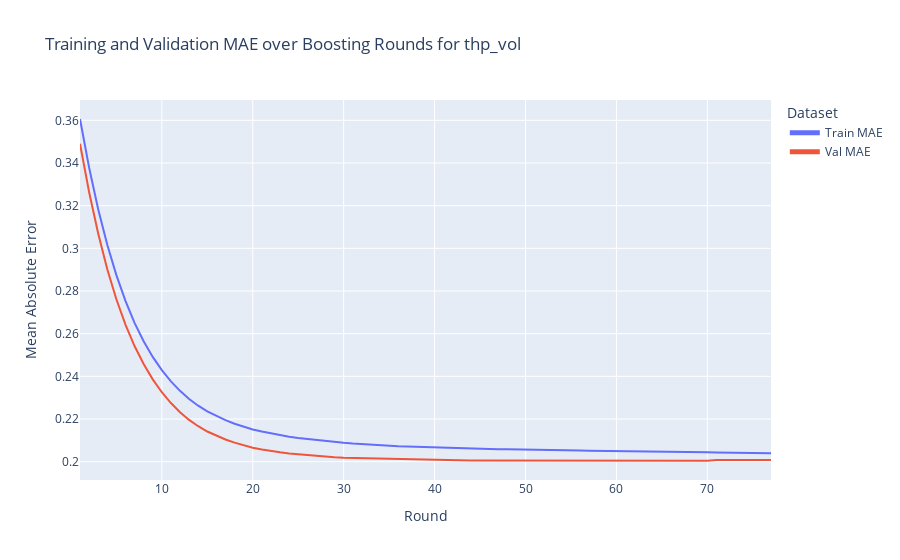
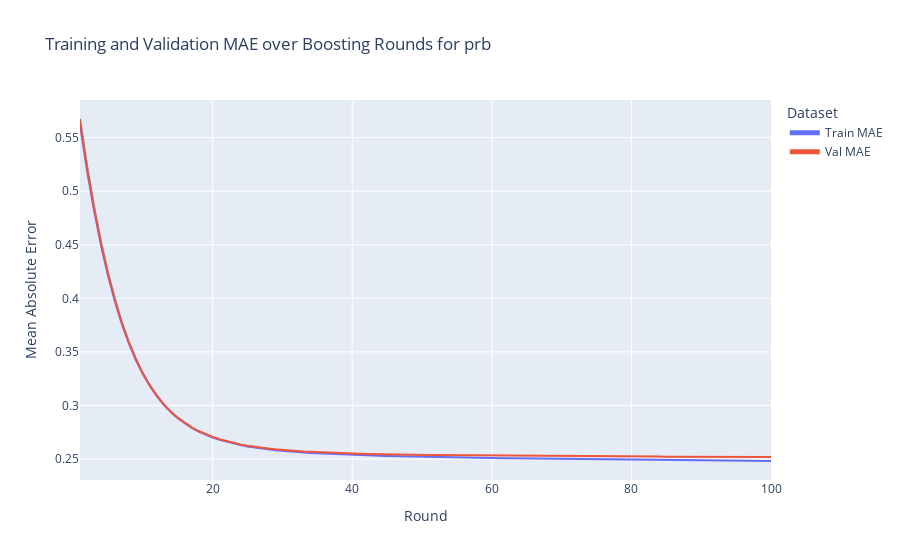
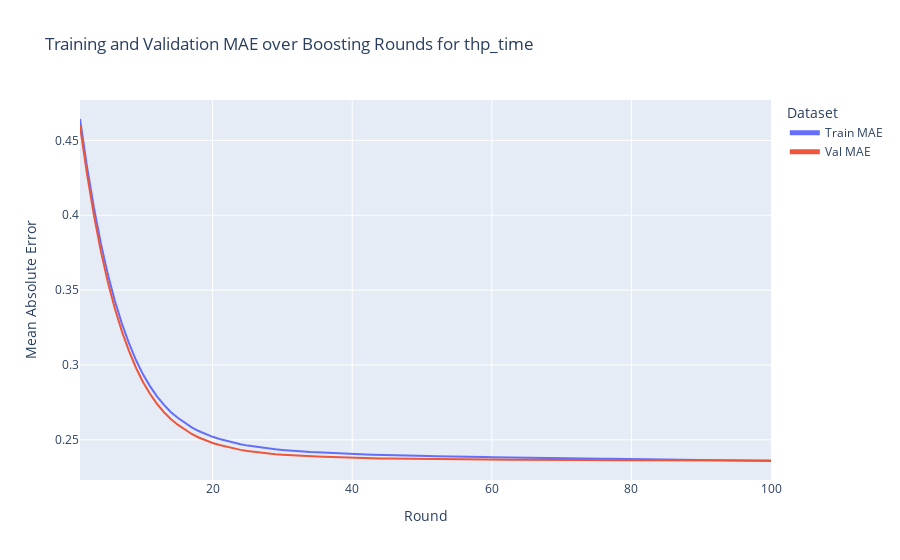
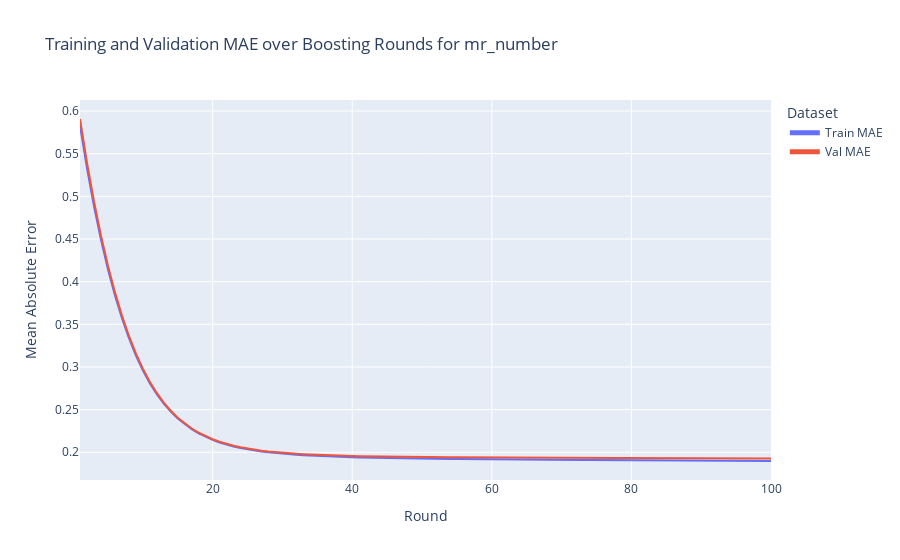

The code cell stored with these charts, in order, in its notebook:
### Markdown cell above
## Evaluation and Logging

### Code cell
# %%
# Iterate through each model in models
for target, target_model in models.items():
    print(f"Processing target: {target}")

    # Predict
    train_preds = target_model.predict(X_train.to_pandas())
    val_preds = target_model.predict(X_val.to_pandas())

    # Compute MAE values
    train_mae = mean_absolute_error(y_train[target].to_pandas(), train_preds)
    val_mae = mean_absolute_error(y_val[target].to_pandas(), val_preds)

    # Log the best score to wandb
    # XGBoost does not have best_iteration attribute in scikit-learn API
    evals_result = target_model.evals_result()
    best_iteration = len(evals_result['validation_0']['mae'])  # Last iteration
    best_val_mae = evals_result['validation_1']['mae'][-1]
    best_train_mae = evals_result['validation_0']['mae'][-1]

    wandb.log({
        f'{target}_best_val_mae': best_val_mae, 
        f'{target}_best_round': best_iteration, 
        f'{target}_best_train_mae': best_train_mae
    })

    # Convert evaluation results to a DataFrame
    eval_df = pl.DataFrame({
        'Round': list(range(1, len(evals_result['validation_0']['mae']) + 1)),
        'Train MAE': evals_result['validation_0']['mae'],
        'Val MAE': evals_result['validation_1']['mae']
    })

    # Log eval_df to wandb
    wandb.log({f'{target}_eval_df': wandb.Table(data=eval_df.to_pandas())})

    # Plot the results using Plotly
    fig = px.line(
        eval_df.to_pandas(), 
        x='Round', 
        y=['Train MAE', 'Val MAE'],
        labels={'value': 'Mean Absolute Error'}, 
        title=f'Training and Validation MAE over Boosting Rounds for {target}'
    )
    
    fig.update_layout(
        legend=dict(
            title='Dataset',
            itemsizing='constant'
        )
    )

    # Log the plot to wandb
    wandb.log({f"{target}_MAE_Plot": fig})

    # Optionally, display the plot
    fig.show()

    print(f"Best Val MAE for {target}: {best_val_mae}")
    print(f"Round: {best_iteration}")

### Figure 1 — Plotly figure (JSON) as saved in the notebook; plotly's stock layout.template omitted (floating-point values rounded to 4 significant figures)
{"data": [{"hovertemplate": "variable=Train MAE<br>Round=%{x}<br>Mean Absolute Error=%{y}<extra></extra>", "legendgroup": "Train MAE", "line": {"color": "#636efa", "dash": "solid"}, "marker": {"symbol": "circle"}, "mode": "lines", "name": "Train MAE", "orientation": "v", "showlegend": true, "type": "scatter", "x": [1, 2, 3, 4, 5, 6, 7, 8, 9, 10, 11, 12, 13, 14, 15, 16, 17, 18, 19, 20, 21, 22, 23, 24, 25, 26, 27, 28, 29, 30, 31, 32, 33, 34, 35, 36, 37, 38, 39, 40, 41, 42, 43, 44, 45, 46, 47, 48, 49, 50, 51, 52, 53, 54, 55, 56, 57, 58, 59, 60, 61, 62, 63, 64, 65, 66, 67, 68, 69, 70, 71, 72, 73, 74, 75, 76, 77], "xaxis": "x", "y": [0.3606, 0.3379, 0.3183, 0.3016, 0.2874, 0.2754, 0.2651, 0.2564, 0.2491, 0.2429, 0.2376, 0.2332, 0.2294, 0.2262, 0.2236, 0.2214, 0.2194, 0.2178, 0.2164, 0.2151, 0.2141, 0.2132, 0.2125, 0.2117, 0.2111, 0.2106, 0.2101, 0.2096, 0.2092, 0.2088, 0.2085, 0.2082, 0.2079, 0.2077, 0.2075, 0.2072, 0.2071, 0.207, 0.2068, 0.2067, 0.2066, 0.2064, 0.2062, 0.2061, 0.206, 0.206, 0.2059, 0.2058, 0.2057, 0.2056, 0.2055, 0.2054, 0.2054, 0.2053, 0.2053, 0.2052, 0.2052, 0.2051, 0.2051, 0.205, 0.2049, 0.2048, 0.2048, 0.2047, 0.2047, 0.2046, 0.2046, 0.2046, 0.2045, 0.2045, 0.2043, 0.2042, 0.2042, 0.2041, 0.2041, 0.204, 0.204], "yaxis": "y"}, {"hovertemplate": "variable=Val MAE<br>Round=%{x}<br>Mean Absolute Error=%{y}<extra></extra>", "legendgroup": "Val MAE", "line": {"color": "#EF553B", "dash": "solid"}, "marker": {"symbol": "circle"}, "mode": "lines", "name": "Val MAE", "orientation": "v", "showlegend": true, "type": "scatter", "x": [1, 2, 3, 4, 5, 6, 7, 8, 9, 10, 11, 12, 13, 14, 15, 16, 17, 18, 19, 20, 21, 22, 23, 24, 25, 26, 27, 28, 29, 30, 31, 32, 33, 34, 35, 36, 37, 38, 39, 40, 41, 42, 43, 44, 45, 46, 47, 48, 49, 50, 51, 52, 53, 54, 55, 56, 57, 58, 59, 60, 61, 62, 63, 64, 65, 66, 67, 68, 69, 70, 71, 72, 73, 74, 75, 76, 77], "xaxis": "x", "y": [0.349, 0.3264, 0.3069, 0.2902, 0.2761, 0.2643, 0.2542, 0.2458, 0.2386, 0.2326, 0.2275, 0.2232, 0.2196, 0.2166, 0.2141, 0.2121, 0.2104, 0.2089, 0.2077, 0.2066, 0.2058, 0.205, 0.2044, 0.2039, 0.2034, 0.203, 0.2027, 0.2024, 0.2021, 0.2019, 0.2018, 0.2016, 0.2015, 0.2013, 0.2012, 0.2011, 0.201, 0.2009, 0.2008, 0.2007, 0.2008, 0.2007, 0.2007, 0.2006, 0.2006, 0.2006, 0.2006, 0.2005, 0.2005, 0.2005, 0.2005, 0.2005, 0.2004, 0.2005, 0.2005, 0.2004, 0.2004, 0.2004, 0.2004, 0.2003, 0.2004, 0.2004, 0.2004, 0.2004, 0.2003, 0.2003, 0.2003, 0.2004, 0.2004, 0.2004, 0.2008, 0.2008, 0.2008, 0.2008, 0.2008, 0.2008, 0.2008], "yaxis": "y"}], "layout": {"legend": {"itemsizing": "constant", "title": {"text": "Dataset"}, "tracegroupgap": 0}, "title": {"text": "Training and Validation MAE over Boosting Rounds for thp_vol"}, "xaxis": {"anchor": "y", "domain": [0, 1], "title": {"text": "Round"}}, "yaxis": {"anchor": "x", "domain": [0, 1], "title": {"text": "Mean Absolute Error"}}}}

### Figure 2 — Plotly figure (JSON) as saved in the notebook; plotly's stock layout.template omitted (floating-point values rounded to 4 significant figures)
{"data": [{"hovertemplate": "variable=Train MAE<br>Round=%{x}<br>Mean Absolute Error=%{y}<extra></extra>", "legendgroup": "Train MAE", "line": {"color": "#636efa", "dash": "solid"}, "marker": {"symbol": "circle"}, "mode": "lines", "name": "Train MAE", "orientation": "v", "showlegend": true, "type": "scatter", "x": [1, 2, 3, 4, 5, 6, 7, 8, 9, 10, 11, 12, 13, 14, 15, 16, 17, 18, 19, 20, 21, 22, 23, 24, 25, 26, 27, 28, 29, 30, 31, 32, 33, 34, 35, 36, 37, 38, 39, 40, 41, 42, 43, 44, 45, 46, 47, 48, 49, 50, 51, 52, 53, 54, 55, 56, 57, 58, 59, 60, 61, 62, 63, 64, 65, 66, 67, 68, 69, 70, 71, 72, 73, 74, 75, 76, 77, 78, 79, 80, 81, 82, 83, 84, 85, 86, 87, 88, 89, 90, 91, 92, 93, 94, 95, 96, 97, 98, 99, 100], "xaxis": "x", "y": [0.5619, 0.5195, 0.4823, 0.4498, 0.4215, 0.3971, 0.376, 0.358, 0.3425, 0.3293, 0.3181, 0.3087, 0.3006, 0.2939, 0.2882, 0.2833, 0.2792, 0.2757, 0.2727, 0.2702, 0.268, 0.2661, 0.2645, 0.2631, 0.2618, 0.2608, 0.2599, 0.2591, 0.2583, 0.2577, 0.2571, 0.2566, 0.2562, 0.2558, 0.2554, 0.2551, 0.2547, 0.2544, 0.2542, 0.2539, 0.2537, 0.2535, 0.2533, 0.2531, 0.2529, 0.2527, 0.2526, 0.2524, 0.2523, 0.2522, 0.252, 0.2519, 0.2518, 0.2517, 0.2516, 0.2515, 0.2514, 0.2513, 0.2512, 0.2511, 0.251, 0.2509, 0.2508, 0.2507, 0.2506, 0.2505, 0.2504, 0.2503, 0.2502, 0.2502, 0.2501, 0.25, 0.2499, 0.2498, 0.2497, 0.2497, 0.2496, 0.2495, 0.2495, 0.2494, 0.2493, 0.2492, 0.2492, 0.2491, 0.2491, 0.249, 0.2489, 0.2489, 0.2488, 0.2487, 0.2487, 0.2486, 0.2486, 0.2485, 0.2484, 0.2484, 0.2484, 0.2483, 0.2483, 0.2482], "yaxis": "y"}, {"hovertemplate": "variable=Val MAE<br>Round=%{x}<br>Mean Absolute Error=%{y}<extra></extra>", "legendgroup": "Val MAE", "line": {"color": "#EF553B", "dash": "solid"}, "marker": {"symbol": "circle"}, "mode": "lines", "name": "Val MAE", "orientation": "v", "showlegend": true, "type": "scatter", "x": [1, 2, 3, 4, 5, 6, 7, 8, 9, 10, 11, 12, 13, 14, 15, 16, 17, 18, 19, 20, 21, 22, 23, 24, 25, 26, 27, 28, 29, 30, 31, 32, 33, 34, 35, 36, 37, 38, 39, 40, 41, 42, 43, 44, 45, 46, 47, 48, 49, 50, 51, 52, 53, 54, 55, 56, 57, 58, 59, 60, 61, 62, 63, 64, 65, 66, 67, 68, 69, 70, 71, 72, 73, 74, 75, 76, 77, 78, 79, 80, 81, 82, 83, 84, 85, 86, 87, 88, 89, 90, 91, 92, 93, 94, 95, 96, 97, 98, 99, 100], "xaxis": "x", "y": [0.5673, 0.5241, 0.4861, 0.453, 0.4242, 0.3993, 0.3777, 0.3594, 0.3436, 0.3302, 0.319, 0.3094, 0.3013, 0.2945, 0.2888, 0.2838, 0.2797, 0.2762, 0.2732, 0.2707, 0.2685, 0.2667, 0.265, 0.2636, 0.2624, 0.2614, 0.2606, 0.2598, 0.2591, 0.2585, 0.258, 0.2575, 0.2571, 0.2568, 0.2565, 0.2562, 0.2559, 0.2556, 0.2554, 0.2552, 0.255, 0.2549, 0.2547, 0.2545, 0.2544, 0.2543, 0.2542, 0.2541, 0.254, 0.2539, 0.2538, 0.2538, 0.2537, 0.2536, 0.2536, 0.2535, 0.2534, 0.2534, 0.2533, 0.2533, 0.2532, 0.2531, 0.2531, 0.2531, 0.253, 0.2529, 0.2529, 0.2529, 0.2528, 0.2528, 0.2527, 0.2526, 0.2526, 0.2526, 0.2526, 0.2526, 0.2525, 0.2525, 0.2525, 0.2524, 0.2524, 0.2524, 0.2524, 0.2523, 0.2523, 0.2523, 0.2522, 0.2522, 0.2522, 0.2522, 0.2521, 0.2521, 0.2521, 0.2521, 0.2521, 0.252, 0.252, 0.252, 0.252, 0.252], "yaxis": "y"}], "layout": {"legend": {"itemsizing": "constant", "title": {"text": "Dataset"}, "tracegroupgap": 0}, "title": {"text": "Training and Validation MAE over Boosting Rounds for prb"}, "xaxis": {"anchor": "y", "domain": [0, 1], "title": {"text": "Round"}}, "yaxis": {"anchor": "x", "domain": [0, 1], "title": {"text": "Mean Absolute Error"}}}}

### Figure 3 — Plotly figure (JSON) as saved in the notebook; plotly's stock layout.template omitted (floating-point values rounded to 4 significant figures)
{"data": [{"hovertemplate": "variable=Train MAE<br>Round=%{x}<br>Mean Absolute Error=%{y}<extra></extra>", "legendgroup": "Train MAE", "line": {"color": "#636efa", "dash": "solid"}, "marker": {"symbol": "circle"}, "mode": "lines", "name": "Train MAE", "orientation": "v", "showlegend": true, "type": "scatter", "x": [1, 2, 3, 4, 5, 6, 7, 8, 9, 10, 11, 12, 13, 14, 15, 16, 17, 18, 19, 20, 21, 22, 23, 24, 25, 26, 27, 28, 29, 30, 31, 32, 33, 34, 35, 36, 37, 38, 39, 40, 41, 42, 43, 44, 45, 46, 47, 48, 49, 50, 51, 52, 53, 54, 55, 56, 57, 58, 59, 60, 61, 62, 63, 64, 65, 66, 67, 68, 69, 70, 71, 72, 73, 74, 75, 76, 77, 78, 79, 80, 81, 82, 83, 84, 85, 86, 87, 88, 89, 90, 91, 92, 93, 94, 95, 96, 97, 98, 99, 100], "xaxis": "x", "y": [0.4643, 0.4326, 0.405, 0.381, 0.3604, 0.3428, 0.3276, 0.3148, 0.3035, 0.2939, 0.2861, 0.2792, 0.2735, 0.2687, 0.2647, 0.2613, 0.2584, 0.2559, 0.2538, 0.252, 0.2506, 0.2492, 0.2481, 0.247, 0.2461, 0.2454, 0.2448, 0.2442, 0.2437, 0.2433, 0.2428, 0.2425, 0.2422, 0.2419, 0.2416, 0.2414, 0.2411, 0.241, 0.2408, 0.2406, 0.2404, 0.2402, 0.2401, 0.2399, 0.2398, 0.2397, 0.2396, 0.2395, 0.2394, 0.2393, 0.2392, 0.2391, 0.239, 0.2389, 0.2388, 0.2388, 0.2387, 0.2386, 0.2385, 0.2384, 0.2383, 0.2383, 0.2383, 0.2382, 0.2381, 0.2381, 0.238, 0.2379, 0.2378, 0.2378, 0.2376, 0.2376, 0.2375, 0.2375, 0.2374, 0.2373, 0.2373, 0.2372, 0.2372, 0.2371, 0.237, 0.2369, 0.2369, 0.2369, 0.2368, 0.2367, 0.2367, 0.2366, 0.2365, 0.2365, 0.2364, 0.2363, 0.2362, 0.2362, 0.2361, 0.236, 0.236, 0.2359, 0.2359, 0.2359], "yaxis": "y"}, {"hovertemplate": "variable=Val MAE<br>Round=%{x}<br>Mean Absolute Error=%{y}<extra></extra>", "legendgroup": "Val MAE", "line": {"color": "#EF553B", "dash": "solid"}, "marker": {"symbol": "circle"}, "mode": "lines", "name": "Val MAE", "orientation": "v", "showlegend": true, "type": "scatter", "x": [1, 2, 3, 4, 5, 6, 7, 8, 9, 10, 11, 12, 13, 14, 15, 16, 17, 18, 19, 20, 21, 22, 23, 24, 25, 26, 27, 28, 29, 30, 31, 32, 33, 34, 35, 36, 37, 38, 39, 40, 41, 42, 43, 44, 45, 46, 47, 48, 49, 50, 51, 52, 53, 54, 55, 56, 57, 58, 59, 60, 61, 62, 63, 64, 65, 66, 67, 68, 69, 70, 71, 72, 73, 74, 75, 76, 77, 78, 79, 80, 81, 82, 83, 84, 85, 86, 87, 88, 89, 90, 91, 92, 93, 94, 95, 96, 97, 98, 99, 100], "xaxis": "x", "y": [0.4597, 0.4277, 0.3999, 0.3758, 0.3551, 0.3376, 0.3224, 0.3096, 0.2983, 0.2888, 0.281, 0.2742, 0.2686, 0.2639, 0.2601, 0.2568, 0.2539, 0.2516, 0.2496, 0.2479, 0.2466, 0.2453, 0.2442, 0.2433, 0.2425, 0.2419, 0.2413, 0.2408, 0.2404, 0.2401, 0.2397, 0.2395, 0.2392, 0.239, 0.2388, 0.2387, 0.2385, 0.2383, 0.2381, 0.238, 0.2379, 0.2377, 0.2377, 0.2375, 0.2375, 0.2374, 0.2374, 0.2374, 0.2373, 0.2373, 0.2372, 0.2371, 0.2371, 0.237, 0.237, 0.237, 0.237, 0.2369, 0.2369, 0.2369, 0.2368, 0.2368, 0.2368, 0.2368, 0.2368, 0.2368, 0.2367, 0.2367, 0.2367, 0.2366, 0.2366, 0.2366, 0.2365, 0.2365, 0.2365, 0.2365, 0.2365, 0.2364, 0.2364, 0.2364, 0.2364, 0.2363, 0.2363, 0.2363, 0.2363, 0.2363, 0.2363, 0.2362, 0.2362, 0.2362, 0.2362, 0.2362, 0.2362, 0.2362, 0.2362, 0.2362, 0.2362, 0.2362, 0.2362, 0.2362], "yaxis": "y"}], "layout": {"legend": {"itemsizing": "constant", "title": {"text": "Dataset"}, "tracegroupgap": 0}, "title": {"text": "Training and Validation MAE over Boosting Rounds for thp_time"}, "xaxis": {"anchor": "y", "domain": [0, 1], "title": {"text": "Round"}}, "yaxis": {"anchor": "x", "domain": [0, 1], "title": {"text": "Mean Absolute Error"}}}}

### Figure 4 — Plotly figure (JSON) as saved in the notebook; plotly's stock layout.template omitted (floating-point values rounded to 4 significant figures)
{"data": [{"hovertemplate": "variable=Train MAE<br>Round=%{x}<br>Mean Absolute Error=%{y}<extra></extra>", "legendgroup": "Train MAE", "line": {"color": "#636efa", "dash": "solid"}, "marker": {"symbol": "circle"}, "mode": "lines", "name": "Train MAE", "orientation": "v", "showlegend": true, "type": "scatter", "x": [1, 2, 3, 4, 5, 6, 7, 8, 9, 10, 11, 12, 13, 14, 15, 16, 17, 18, 19, 20, 21, 22, 23, 24, 25, 26, 27, 28, 29, 30, 31, 32, 33, 34, 35, 36, 37, 38, 39, 40, 41, 42, 43, 44, 45, 46, 47, 48, 49, 50, 51, 52, 53, 54, 55, 56, 57, 58, 59, 60, 61, 62, 63, 64, 65, 66, 67, 68, 69, 70, 71, 72, 73, 74, 75, 76, 77, 78, 79, 80, 81, 82, 83, 84, 85, 86, 87, 88, 89, 90, 91, 92, 93, 94, 95, 96, 97, 98, 99, 100], "xaxis": "x", "y": [0.5831, 0.533, 0.4886, 0.4494, 0.4146, 0.3842, 0.3574, 0.334, 0.3137, 0.2961, 0.2811, 0.2681, 0.257, 0.2476, 0.2396, 0.2328, 0.227, 0.2221, 0.218, 0.2145, 0.2115, 0.209, 0.2068, 0.205, 0.2034, 0.2021, 0.2009, 0.1999, 0.1991, 0.1983, 0.1976, 0.197, 0.1965, 0.1961, 0.1956, 0.1953, 0.195, 0.1947, 0.1944, 0.1942, 0.194, 0.1938, 0.1936, 0.1934, 0.1933, 0.1932, 0.1931, 0.1929, 0.1928, 0.1927, 0.1926, 0.1924, 0.1924, 0.1922, 0.1921, 0.192, 0.1919, 0.1919, 0.1918, 0.1918, 0.1917, 0.1917, 0.1916, 0.1915, 0.1915, 0.1915, 0.1914, 0.1914, 0.1913, 0.1913, 0.1912, 0.1911, 0.1911, 0.191, 0.191, 0.1909, 0.1909, 0.1908, 0.1907, 0.1907, 0.1906, 0.1905, 0.1905, 0.1904, 0.1904, 0.1904, 0.1903, 0.1903, 0.1902, 0.1902, 0.1901, 0.1901, 0.1901, 0.19, 0.1899, 0.1899, 0.1899, 0.1899, 0.1898, 0.1898], "yaxis": "y"}, {"hovertemplate": "variable=Val MAE<br>Round=%{x}<br>Mean Absolute Error=%{y}<extra></extra>", "legendgroup": "Val MAE", "line": {"color": "#EF553B", "dash": "solid"}, "marker": {"symbol": "circle"}, "mode": "lines", "name": "Val MAE", "orientation": "v", "showlegend": true, "type": "scatter", "x": [1, 2, 3, 4, 5, 6, 7, 8, 9, 10, 11, 12, 13, 14, 15, 16, 17, 18, 19, 20, 21, 22, 23, 24, 25, 26, 27, 28, 29, 30, 31, 32, 33, 34, 35, 36, 37, 38, 39, 40, 41, 42, 43, 44, 45, 46, 47, 48, 49, 50, 51, 52, 53, 54, 55, 56, 57, 58, 59, 60, 61, 62, 63, 64, 65, 66, 67, 68, 69, 70, 71, 72, 73, 74, 75, 76, 77, 78, 79, 80, 81, 82, 83, 84, 85, 86, 87, 88, 89, 90, 91, 92, 93, 94, 95, 96, 97, 98, 99, 100], "xaxis": "x", "y": [0.5907, 0.5396, 0.4943, 0.4542, 0.4188, 0.3877, 0.3604, 0.3366, 0.316, 0.2981, 0.2828, 0.2696, 0.2583, 0.2488, 0.2406, 0.2337, 0.2279, 0.223, 0.2188, 0.2153, 0.2123, 0.2098, 0.2077, 0.2058, 0.2043, 0.203, 0.2019, 0.201, 0.2002, 0.1994, 0.1988, 0.1982, 0.1978, 0.1974, 0.197, 0.1966, 0.1964, 0.1961, 0.1959, 0.1957, 0.1955, 0.1953, 0.1951, 0.195, 0.1949, 0.1948, 0.1947, 0.1946, 0.1945, 0.1944, 0.1944, 0.1943, 0.1942, 0.1942, 0.1941, 0.194, 0.194, 0.1939, 0.1939, 0.1939, 0.1939, 0.1938, 0.1938, 0.1937, 0.1937, 0.1937, 0.1937, 0.1937, 0.1936, 0.1936, 0.1936, 0.1935, 0.1935, 0.1935, 0.1934, 0.1934, 0.1934, 0.1933, 0.1933, 0.1933, 0.1932, 0.1932, 0.1932, 0.1931, 0.1931, 0.1931, 0.1931, 0.1931, 0.193, 0.193, 0.193, 0.193, 0.193, 0.1929, 0.1929, 0.1929, 0.1929, 0.1929, 0.1929, 0.1929], "yaxis": "y"}], "layout": {"legend": {"itemsizing": "constant", "title": {"text": "Dataset"}, "tracegroupgap": 0}, "title": {"text": "Training and Validation MAE over Boosting Rounds for mr_number"}, "xaxis": {"anchor": "y", "domain": [0, 1], "title": {"text": "Round"}}, "yaxis": {"anchor": "x", "domain": [0, 1], "title": {"text": "Mean Absolute Error"}}}}
